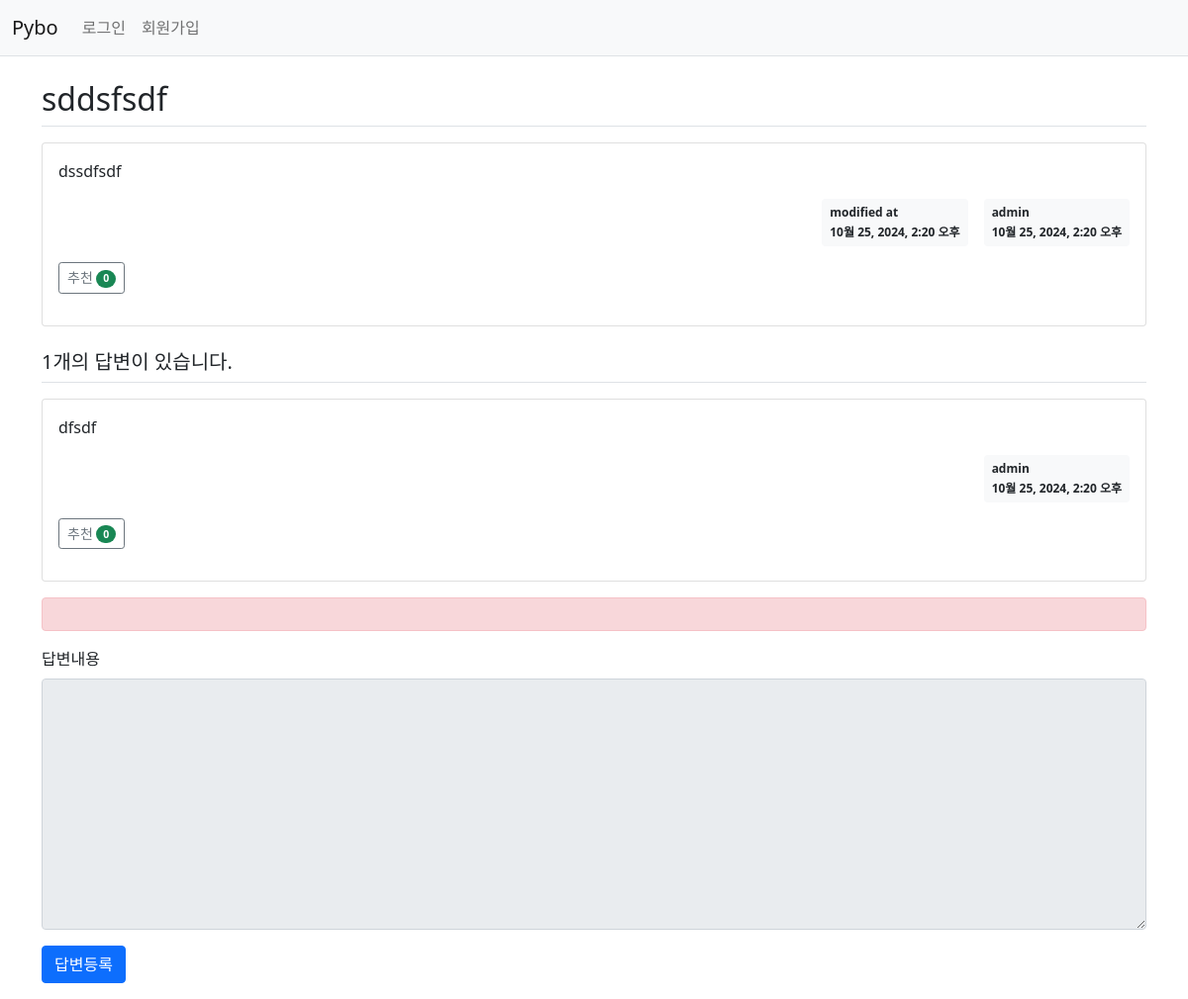
Screenshot of /pybo/313/ with the database file from the repository.
### pybo/models.py (models this page shows, shortened)
class Question(models.Model):
    author = models.ForeignKey(User, on_delete=models.CASCADE, related_name='author_question')
    subject = models.CharField(max_length=200)
    modify_date = models.DateTimeField(null=True, blank=True)
    content = models.TextField()
    create_date = models.DateTimeField()
    voter=models.ManyToManyField(User, related_name='voter_question')

class Answer(models.Model):
    author = models.ForeignKey(User, on_delete=models.CASCADE,related_name='author_answer')
    question = models.ForeignKey(Question, on_delete=models.CASCADE)
    modify_date = models.DateTimeField(null=True, blank=True)
    content = models.TextField()
    create_date = models.DateTimeField()
    voter=models.ManyToManyField(User,related_name='voter_answer')

### pybo/views/base_views.py (the view)
def detail(request , question_id):
    question = get_object_or_404(Question, pk = question_id)
    context = {'question' : question}
    return render(request,'pybo/question_detail.html', context)

### pybo/templatetags/pybo_filter.py (called while the page is built)
@register.filter
def mark(value):
    extenstions = ["nl2br", "fenced_code"]
    return mark_safe(markdown.markdown(value,extensions=extenstions))

### templates/pybo/question_detail.html (shortened to what this page needs)
{% extends 'base.html' %}
{% load pybo_filter %}
{% block content %}
<div class="container my-3">
    <h2 class="border-bottom py-2">{{ question.subject }}</h2>
    <div class="card my-3">
        <div class="card-body">
            <div class="card-text">{{ question.content|mark }}</div>
            <div class="d-flex justify-content-end">
                {% if question.modify_date %}
            <div class="badge bg-light text-dark p-2 text-start mx-3">
                <div class="mb-2">modified at</div>
                <div>{{ question.modify_date }}</div>
            </div>
            {% endif %}
                <div class="badge bg-light text-dark p-2 text-start">
                    <div class="mb-2">{{ question.author.username }}</div>
                    <div>{{ question.create_date }}</div>
                </div>
            </div>
            <div class="my-3">
                <a href="javascript:void(0)" data-uri="{% url 'pybo:question_vote' question.id  %}"
                class="recommend btn btn-sm btn-outline-secondary"> 추천
                <span class="badge rounded-pill bg-success">{{question.voter.count}}</span>
            </a>
            </div>
        </div>
    </div>
    <h5 class="border-bottom my-3 py-2">{{question.answer_set.count}}개의 답변이 있습니다.</h5>
    {% for answer in question.answer_set.all %}
    <div class="card my-3">
        <div class="card-body">
            <div class="card-text" >{{ answer.content|mark }}</div>
            <div class="d-flex justify-content-end">
                <div class="badge bg-light text-dark p-2 text-start">
                    <div class="mb-2">{{ answer.author.username }}</div>
                    <div>{{ answer.create_date }}</div>
                </div>
            </div>
            <div class="my-3">
                <a href="javascript:void(0)" data-uri="{% url 'pybo:answer_vote' answer.id  %}"
                class="recommend btn btn-sm btn-outline-secondary"> 추천
                <span class="badge rounded-pill bg-success">{{answer.voter.count}}</span>
            </a>
            </div>
        </div>
    </div>
    {% endfor %}
    <form action="{% url 'pybo:answer_create' question.id %}" method="post" class="my-3">
        <div class="alert alert-danger" role="alert">
        </div>
        <div class="mb-3">
            <label for="content" class="form-label">답변내용</label>
            <textarea {% if not user.is_authenticated %}disabled{% endif %}
            name="content" id="content" class="form-control" rows="10"></textarea>
        </div>
        <input type="submit" value="답변등록" class="btn btn-primary">
    </form>
</div>
{% endblock %}

### rows the page displays
Question: subject "sddsfsdf", content|mark "dssdfsdf", modify_date "10월 25, 2024, 2:20 오후", author.username "admin", create_date "10월 25, 2024, 2:20 오후", voter.count "0", answer_set.count "1"
Answer: content|mark "dfsdf", author.username "admin", create_date "10월 25, 2024, 2:20 오후", voter.count "0"
